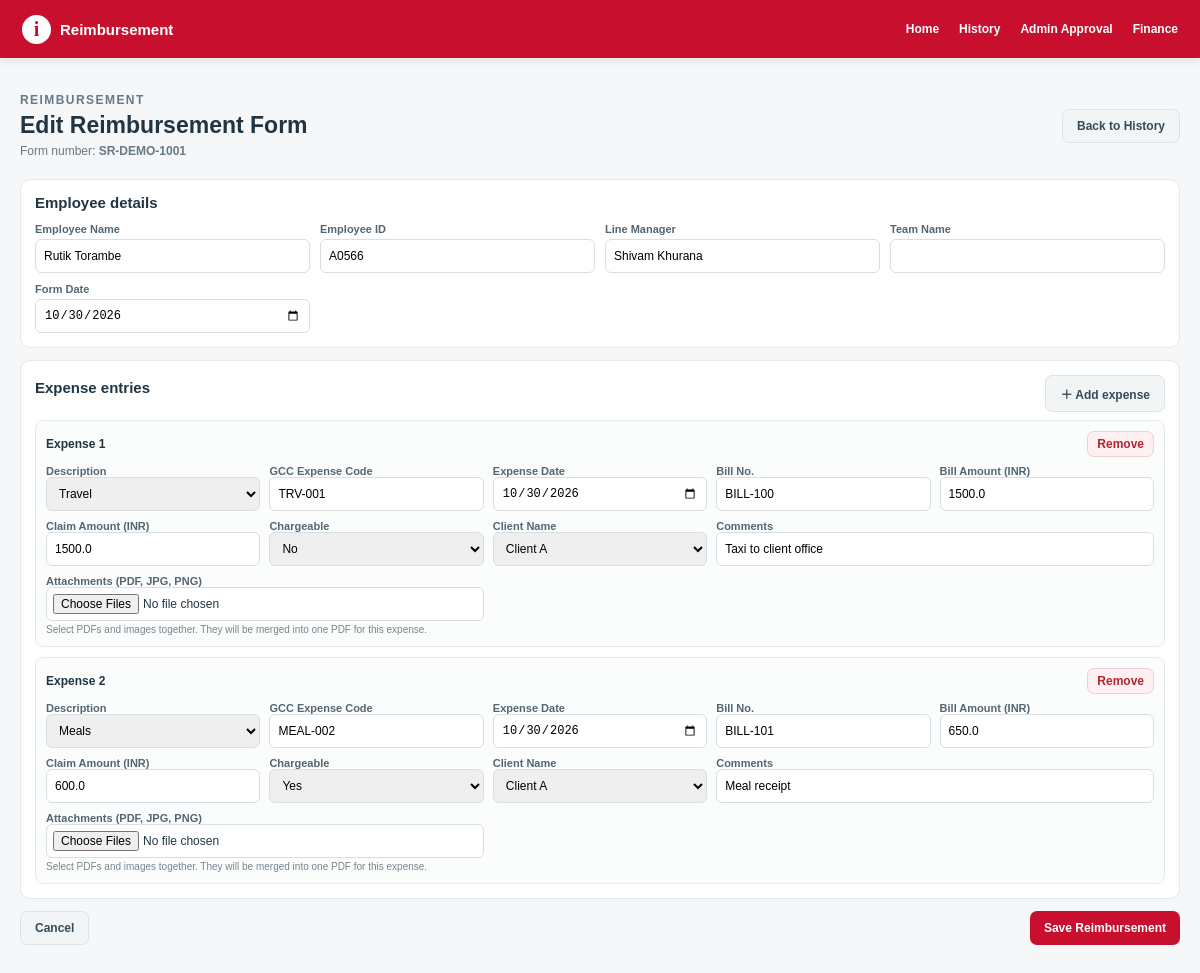
The app's page /reimbursement/SR-DEMO-1001/edit, older data.
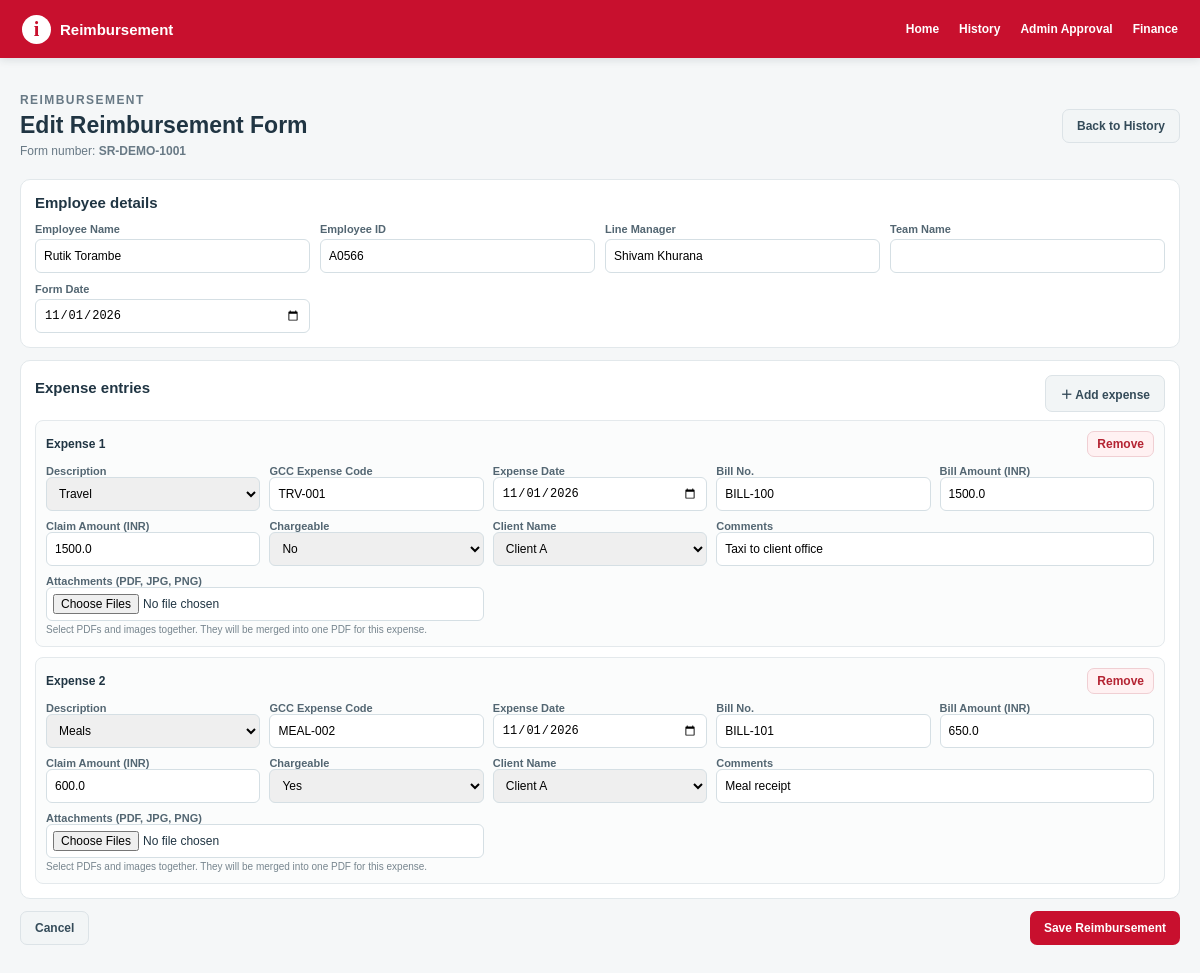
The same page, newer data.
### app.py (models this page shows, shortened)
class ExpenseSundry(db.Model):
    __tablename__ = "ExpenseSundry"
    FormNo = db.Column(db.String(255), primary_key=True)
    Item = db.Column(db.Integer, primary_key=True)
    FormDate = db.Column(db.Float)
    EmpID = db.Column(db.String(255))
    EName = db.Column(db.String(255))
    Manager = db.Column(db.String(255))
    TeamName = db.Column(db.String(255), nullable=True)
    Description = db.Column(db.String(255))
    GCCExpCode = db.Column(db.String(255))
    ExpenseDate = db.Column(db.Float)
    BillNo = db.Column(db.String(255))
    BillAmount = db.Column(db.Float, default=0)
    ClaimAmount = db.Column(db.Float, default=0)
    Chargeable = db.Column(db.String(20), default="NO")
    ClientName = db.Column(db.String(255))
    Comments = db.Column(db.String(1000))
    Status = db.Column(db.String(100), default="Submitted")
    DocumentID = db.Column(db.String(1000))
    FormPDFPath = db.Column(db.String(1000), nullable=True)
    AttachmentCheck = db.Column(db.String(50))
    ManagerApproval = db.Column(db.String(50), nullable=True, default="Pending", server_default=db.text("'Pending'"))
    HRApproval = db.Column(db.String(50), nullable=True, default="Pending", server_default=db.text("'Pending'"))
    SignatoryApproval = db.Column(db.String(50), nullable=True, default="Pending", server_default=db.text("'Pending'"))
    TeamHeadApproval = db.Column(db.String(50), nullable=True, default="Pending", server_default=db.text("'Pending'"))
    AdminApproval = db.Column(db.String(50), nullable=True, default="Pending", server_default=db.text("'Pending'"))
    ManagerApprovalBy = db.Column(db.String(255), nullable=True)
    HRApprovalBy = db.Column(db.String(255), nullable=True)
    SignatoryApprovalBy = db.Column(db.String(255), nullable=True)
    TeamHeadApprovalBy = db.Column(db.String(255), nullable=True)
    AdminApprovalBy = db.Column(db.String(255), nullable=True)
    FormReviewComments = db.Column(db.String(1000), nullable=True)
    ManagerApprovalDate = db.Column(db.Float, nullable=True)
    HRApprovalDate = db.Column(db.Float, nullable=True)
    SignatoryApprovalDate = db.Column(db.Float, nullable=True)
    TeamHeadApprovalDate = db.Column(db.Float, nullable=True)
    AdminApprovalDate = db.Column(db.Float, nullable=True)

### app.py (the view, shortened to what this page needs)
@app.route("/reimbursement/<form_no>/<action>", methods=["GET", "POST"])
def form_action(form_no, action):
    if action not in {"view", "edit", "delete"}:
        abort(404)
    rows = all_rows(form_no)
    if not rows:
        abort(404)
    if action == "view":
        return page("View Form", "view.html", form_no=form_no, rows=rows)
    first = rows[0]
    header = {"EName": first.EName or "", "EmpID": first.EmpID or "",
              "Manager": first.Manager or "", "TeamName": getattr(first, "TeamName", "") or "", "FormDate": excel_serial_to_input(first.FormDate) or date.today().isoformat()}
    return page("Edit Form", "form.html", mode="edit", form_no=form_no, rows=rows,
                header=header, today=date.today().isoformat(),
                descriptions=descriptions(), clients=clients(), gcc_codes=GCC_DESCRIPTION_CODES)

### app.py (called while the page is built)
def excel_serial_to_datetime(value):
    if value is None or str(value).strip() == "":
        return None
    if isinstance(value, datetime):
        return value
    text_value = str(value).strip()
    try:
        return EXCEL_EPOCH + timedelta(days=float(text_value))
    except (ValueError, TypeError, OverflowError):
        try:
            return datetime.strptime(text_value[:10], "%Y-%m-%d")
        except ValueError:
            return None

def excel_serial_to_input(value):
    parsed = excel_serial_to_datetime(value)
    return parsed.strftime("%Y-%m-%d") if parsed else ""

@app.template_filter("excel_date_input")
def excel_date_input_filter(value):
    return excel_serial_to_input(value)

def all_rows(form_no):
    return ExpenseSundry.query.filter_by(FormNo=form_no).order_by(ExpenseSundry.Item.asc()).all()

def page(title, template, **context):
    return render_template(template, title=title, **context)

def descriptions():
    return list(GCC_DESCRIPTION_CODES.keys())

def clients():
    return ["Select Client", "Client A", "Client B", "Client C", "Internal"]

### templates/form.html (shortened to what this page needs)
{% extends "base.html" %}
{% block content %}
<div class="form-page">
  <div class="form-head"><div><p class="eyebrow">REIMBURSEMENT</p><h1>{{ 'New Sundry Reimbursement Form' if mode=='new' else 'Edit Reimbursement Form' }}</h1><p>Form number: <strong>{{ form_no }}</strong></p></div><a class="btn btn-light" href="{{ url_for('history') }}">Back to History</a></div>
  <form method="post" enctype="multipart/form-data" id="expense-form">
    <section class="form-panel"><h2>Employee details</h2><div class="form-grid">
      <label>Employee Name<input name="EName" required value="{{ header.get('EName','') }}"></label>
      <label>Employee ID<input name="EmpID" required value="{{ header.get('EmpID','') }}"></label>
      <label>Line Manager<input name="Manager" value="{{ header.get('Manager','') }}"></label>
      <label>Team Name<input name="TeamName" value="{{ header.get('TeamName','') }}"></label>
      <label>Form Date<input type="date" name="FormDate" value="{{ header.get('FormDate',today) }}"></label>
    </div></section>
    <section class="form-panel"><div class="row-head"><h2>Expense entries</h2><button type="button" class="btn btn-light" id="add-expense">＋ Add expense</button></div>
      <div class="expense-list" id="expense-list">
      {% for r in rows %}
      <article class="expense-row">
        <div class="row-head"><strong>Expense <span class="row-number">{{ loop.index }}</span></strong><button type="button" class="btn btn-remove remove-expense">Remove</button></div>
        <div class="expense-row-grid">
          <div class="expense-field"><label>Description</label><select name="Description[]" class="description" required>{% for d in descriptions %}<option value="{{ d }}" {% if r.Description==d %}selected{% endif %}>{{ d }}</option>{% endfor %}</select></div>
          <div class="expense-field"><label>GCC Expense Code</label><input name="GCCExpCode[]" class="gcc-code" value="{{ gcc_codes.get(r.Description,'') }}" readonly></div>
          <div class="expense-field"><label>Expense Date</label><input type="date" name="ExpenseDate[]" value="{{ r.ExpenseDate|excel_date_input }}"></div>
          <div class="expense-field"><label>Bill No.</label><input name="BillNo[]" value="{{ r.BillNo or '' }}"></div>
          <div class="expense-field"><label>Bill Amount (INR)</label><input type="number" step="0.01" min="0" name="BillAmount[]" value="{{ r.BillAmount or 0 }}"></div>
          <div class="expense-field"><label>Claim Amount (INR)</label><input type="number" step="0.01" min="0" name="ClaimAmount[]" value="{{ r.ClaimAmount or 0 }}"></div>
          <div class="expense-field"><label>Chargeable</label><select name="Chargeable[]"><option value="NO" {% if (r.Chargeable or 'NO')=='NO' %}selected{% endif %}>No</option><option value="YES" {% if r.Chargeable=='YES' %}selected{% endif %}>Yes</option></select></div>
          <div class="expense-field"><label>Client Name</label><select name="ClientName[]">{% for c in clients %}<option value="{{ c }}" {% if r.ClientName==c %}selected{% endif %}>{{ c }}</option>{% endfor %}</select></div>
          <div class="expense-field wide"><label>Comments</label><input name="Comments[]" value="{{ r.Comments or '' }}"></div>
          <div class="expense-field wide"><label>Attachments (PDF, JPG, PNG)</label><input type="file" name="attachments_{{ loop.index0 }}" accept=".pdf,.jpg,.jpeg,.png" multiple><span class="form-note">Select PDFs and images together. They will be merged into one PDF for this expense.</span></div>
        </div>
      </article>
      {% endfor %}
      </div>
    </section>
    <div class="form-actions"><a class="btn btn-light" href="{{ url_for('history') }}">Cancel</a><button class="btn btn-red" type="submit">Save Reimbursement</button></div>
  </form>
</div>
{% endblock %}

Row changes from the older to the newer data that the page shows:
changed ExpenseSundry "Travel": ExpenseDate|excel_date_input "10/30/2026" → "11/01/2026"
changed ExpenseSundry "Meals": ExpenseDate|excel_date_input "10/30/2026" → "11/01/2026"
Text that changed along with them:
form field FormDate: "10/30/2026" → "11/01/2026"
